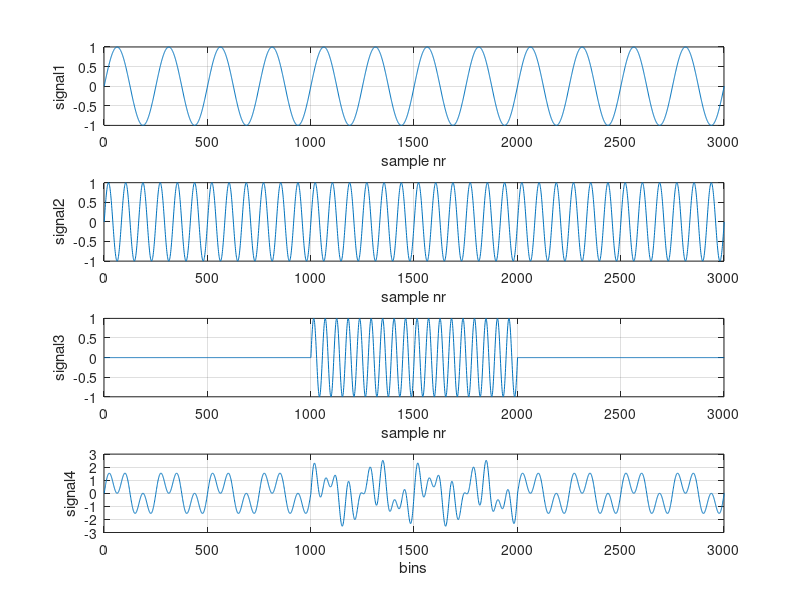

The MATLAB source for this figure: (Note: this script raises an error after producing the figure.)
clc; clear; close all;

offset = false;
noise = false;
%% Generate signal
N = 3000;
fs = 1000;  % Hz
dt = 1 / fs;
t = [0:dt:N*dt];

f1 = 4;  % Hz
signal1 = sin(2*pi*f1*t);

f2 = 12;  % Hz
signal2 = sin(2*pi*f2*t);

f3 = 18;  % Hz1621
signal3 = sin(2*pi*f3*t);
signal3_trunc = zeros(size(signal3));
signal3_trunc(1001:2000) = signal3(1001:2000);

% Final composed signal
signal4 = signal1 + signal2 + signal3_trunc;

%% Plot signals
fig = figure(1);

subplot(411);
plot(signal1);
grid on;
xlim([0,N]);
ylabel("signal1");
xlabel("sample nr");

subplot(412);
plot(signal2);
grid on;
xlim([0,N]);
ylabel("signal2");
xlabel("sample nr");

subplot(413);
plot(signal3_trunc);
grid on;
xlim([0,N]);
ylabel("signal3");
xlabel("sample nr");

subplot(414);
plot(signal4);
grid on;
xlim([0,N]);
ylabel("signal4");
xlabel("sample nr");

currentFigure = gcf;xlabel("bins");
title(currentFigure.Children(end), "Signal components and final function (4, 12, and 18 Hz - 18 Int)");

%% Analysis goal: 
% to obtain a clear estimation of each components by working only with the final signal
signal = signal4
if offset == true
    signal = signal + 2;
end
if noise == true
    signal = signal + 0.25 * randn(1,N+1);
end
%% Analyse the final signal: stationary or non-stationary

% Stationarity is a property of a stochastic process. 
% A perfect sine wave is not a stochastic process. 
% Hence, it can't be stationary or non-stationary.

% Look at Plots: plot a run sequence plot to see anything with an obvious 
% trend or seasonal effects
figure(2);
subplot(411);
plot(signal);
xlim([0,N]);
title("Final signal");
xlabel("sample nr");

bins = 50

subplot(412);
hist(signal, bins);
title("Histogram: bins="+string(bins));

display("No trend, mean: " + string(mean(signal)));

% Summary Statistics: partition your data into intervals and check for 
% obvious or significant differences in summary statistics
winsize = floor(N/bins);
for i=1:bins-1
    i1 = i*winsize;
    i2 = (i+1)*winsize;
    m(i) = mean(signal(i1:i2));
    v(i) = var(signal(i1:i2));
end

subplot(413);
plot(m);
title("Windowed mean");
xlabel("bins");
xlim([0,bins]);

subplot(414);
plot(v);
title("Windowed variance");
xlabel("bins");
xlim([0,bins]);

figure(20);
plot(xcorr(signal,signal));
title("Autocorrelation");

%% Run a FFT analysis to get an idea of the frequency components. 
% Reflect on the results of this analysis
figure(3);
Y = fft(signal);

P2 = abs(Y/N);
P1 = P2(1:N/2+1);
P1(2:end-1) = 2*P1(2:end-1);

f = fs*(0:(N/2))/N;
plot(f,P1) 
title('Single-Sided Amplitude Spectrum of X(t)')
xlabel('f (Hz)')
ylabel('|P1(f)|')
f_max = 30;
xlim([0,f_max])
set(gca,'Xtick',0:2:f_max)

%% How to decide the window size if STFT or WT is going to be used?
% Window size should atleast be capturing the lowest freq. component

figure(4);
subplot(211);
wmin = fs / f1;
stft(signal,fs,'Window',kaiser(wmin,5),'OverlapLength',wmin-1,'FFTLength',wmin);
ylim([0,f_max]);
set(gca,'Ytick',0:4:f_max)

subplot(212);
wmin = 4 * fs / f1;
stft(signal,fs,'Window',kaiser(wmin,5),'OverlapLength',wmin-1,'FFTLength',wmin);
ylim([0,f_max]);
set(gca,'Ytick',0:4:f_max)

%%
figure(5);
cwt(signal,'bump',fs)

%%
%figure(6);
wvd(signal,fs);
ylim([0,30]);

%%
figure(7);
z = hilbert(signal);
instfrq = fs/(2*pi)*diff(unwrap(angle(z)));

plot(t(2:end),instfrq)
xlabel('Time (s)')
ylabel('Frequency (Hz)')
title("Instanteneous frequency");

% Instanteneous frequency
instfreq(signal,fs)

%% Which signal processing technique is best for your signal (FFT, STFT, WVT, WT, HT)? 
% CWT gives best result

%% Add an offset and repeat the analysis

%% Add white noise and repeat the analysis

%% Add a linearly time varying frequency component (frequency=kt)

%% Add an offset and white noise and repeat the analysis

%% Synthetic Signal Analysis with EMD and HT (HHT)
figure(11);
sift_num = 100; % 10
subplot(211);
imf = emd(signal,'Display',1, 'Interpolation','spline', 'SiftMaxIterations',sift_num);
hht(imf,fs,'FrequencyLimits',[0 f_max])

subplot(212);
imf = emd(signal,'Display',1, 'Interpolation','pchip', 'SiftMaxIterations',sift_num);
hht(imf,fs,'FrequencyLimits',[0 f_max])

emd(signal,'Display',1, 'Interpolation','spline', 'SiftMaxIterations',sift_num)
emd(signal,'Display',1, 'Interpolation','pchip', 'SiftMaxIterations',sift_num);


% 12 Hz and 18 Hz are too similar, disadvantageuous hht method. 
% Ratio of 1.35 or around that

% Or: harmonicl signals

%%





